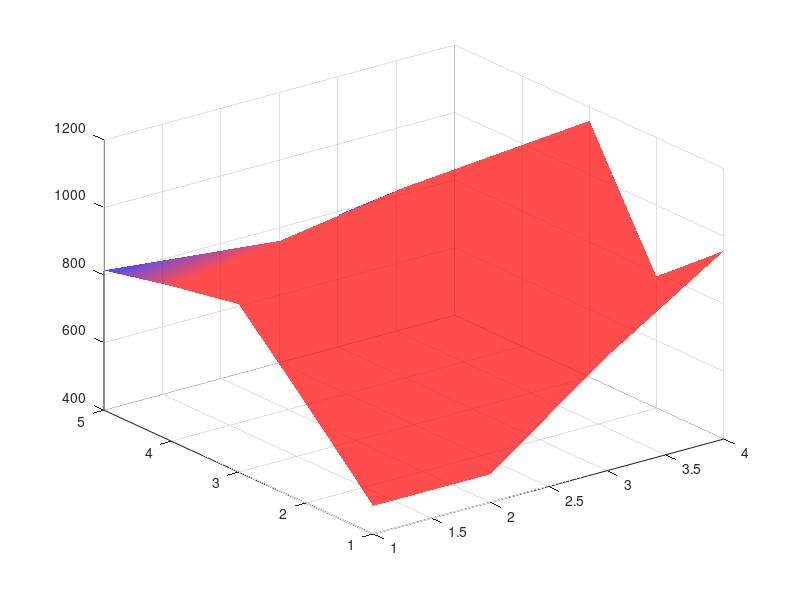

The MATLAB script that drew this image: (Note: this script raises an error after producing the figure.)
%1 - Blue
case4 = [483.3333333, 483, 738, 957.3333333; 694.5, 700, 752.3333333, 786.3333333; 897.3333333, 913.3333333, 1012.666667, 1158.666667; 859.3333333, 903.3333333, 964.6666667, 802.6666667; 452.333333333, 733, 736.3333333, 538];

%2 - Red
case2 = [177, 476.3333333, 591.6666667, 316.3333333; 403.00, 571.6666667, 492, 417; 495.6666667, 662.6666667, 798.3333333, 526; 578, 610.6666667, 956.6666667, 558.33; 814.00, 697, 790.3333333, 463.3333333];

%3 - Green
case3 = [328.6666667, 91.5, 161.5, 628.6666667; 466.5, 64.5, 171.6666667, 407.6666667; 493, 104.3333333, 159.3333333, 290.6666667; 375, 85.33333333, 212.6666667, 767; 48.33333333, 50.33333333, 73.33333333, 64.66666667];

%4 - Pink
case1 = [0.023333333, 0.023333333, 0.333333333, 7.266666667; 3.2, 2.6, 6.7, 22.75; 0.15, 0.113333333, 0.333333333, 7.40; 0.03, 0.04, 0.03, 0.016666667; 2.866666667, 0.03, 0.06, 0];


green=[0 1 0];
blue=[0 0 1];
pink=[0.75 0 1];
red=[1 0 0];


Z = nan(size(case4));
C = nan(size(case3));
Z(case4 > case2) = case4(case4 > case2); 
Z(case4 <= case2) = case2(case4 <= case2);
C(case4 > case2) = 1;  % Red (index 1)
C(case4 <= case2) = 2;  % Blue (index 2)

[X,Y] = meshgrid(1:4,1:5);

% Create figure
fig = figure('Position', [100, 100, 800, 600]);
surf(X, Y, Z, C, 'FaceAlpha', 0.7, 'FaceColor', 'interp', 'EdgeColor', 'none');
colormap([red; blue]);
clim([0.5 2.5]); 
colorbar('Ticks', [1, 2], 'TickLabels', {'Case 1 > Case 2 (Blue)', 'Case 1 ≤ Case 2 (Red)'});

xlabel('X-axis');
ylabel('Y-axis');
zlabel('Illuminance (lx)');

title('Superimposed Surface Graphs');
